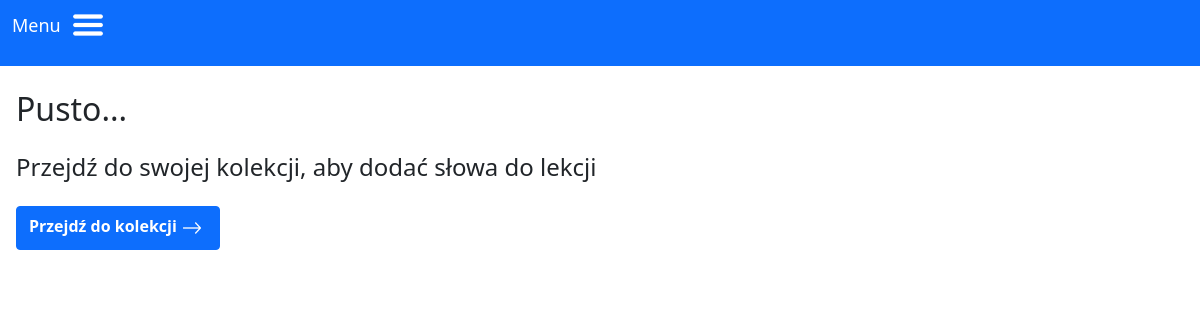
Page /lesson/3 (signed in) on the earlier database version.
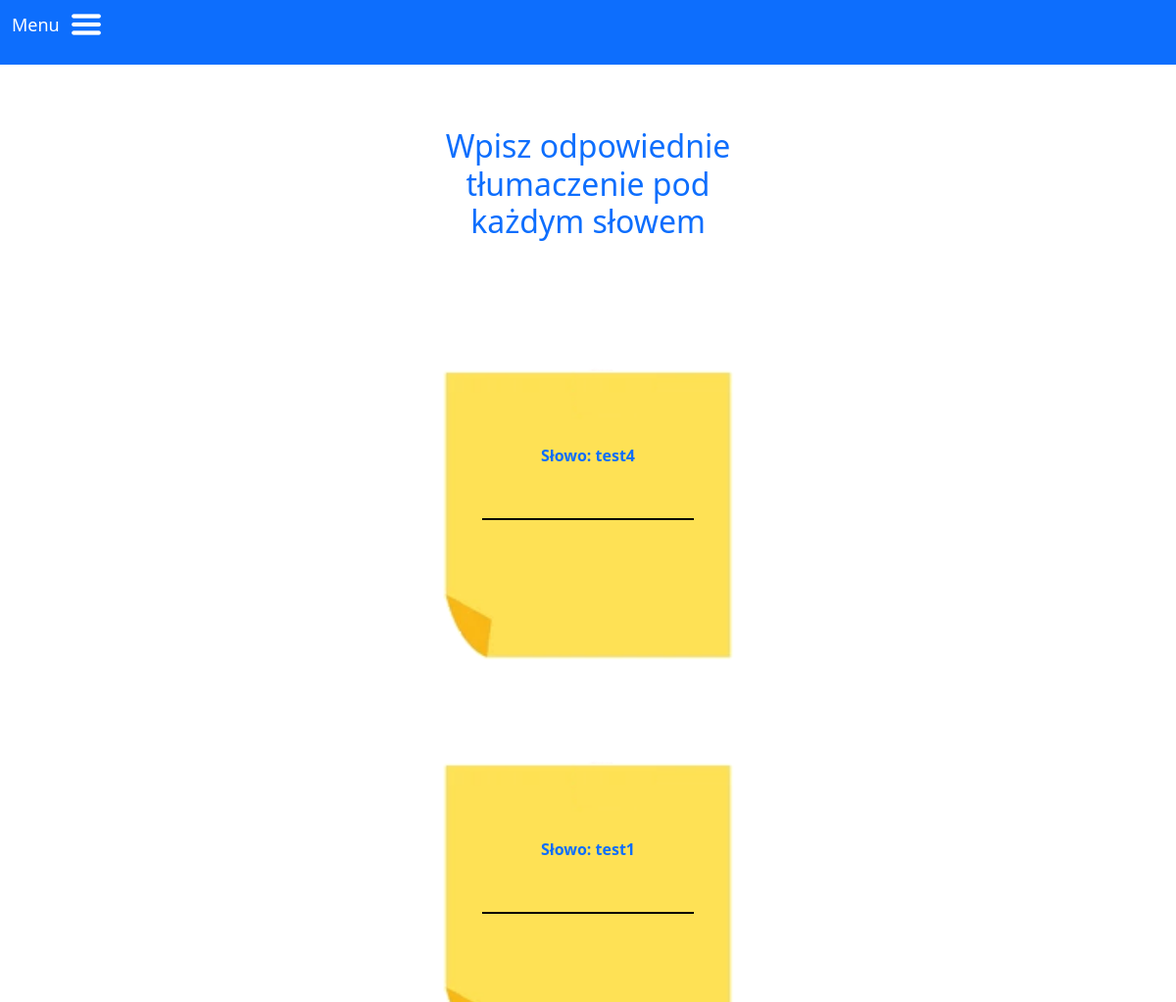
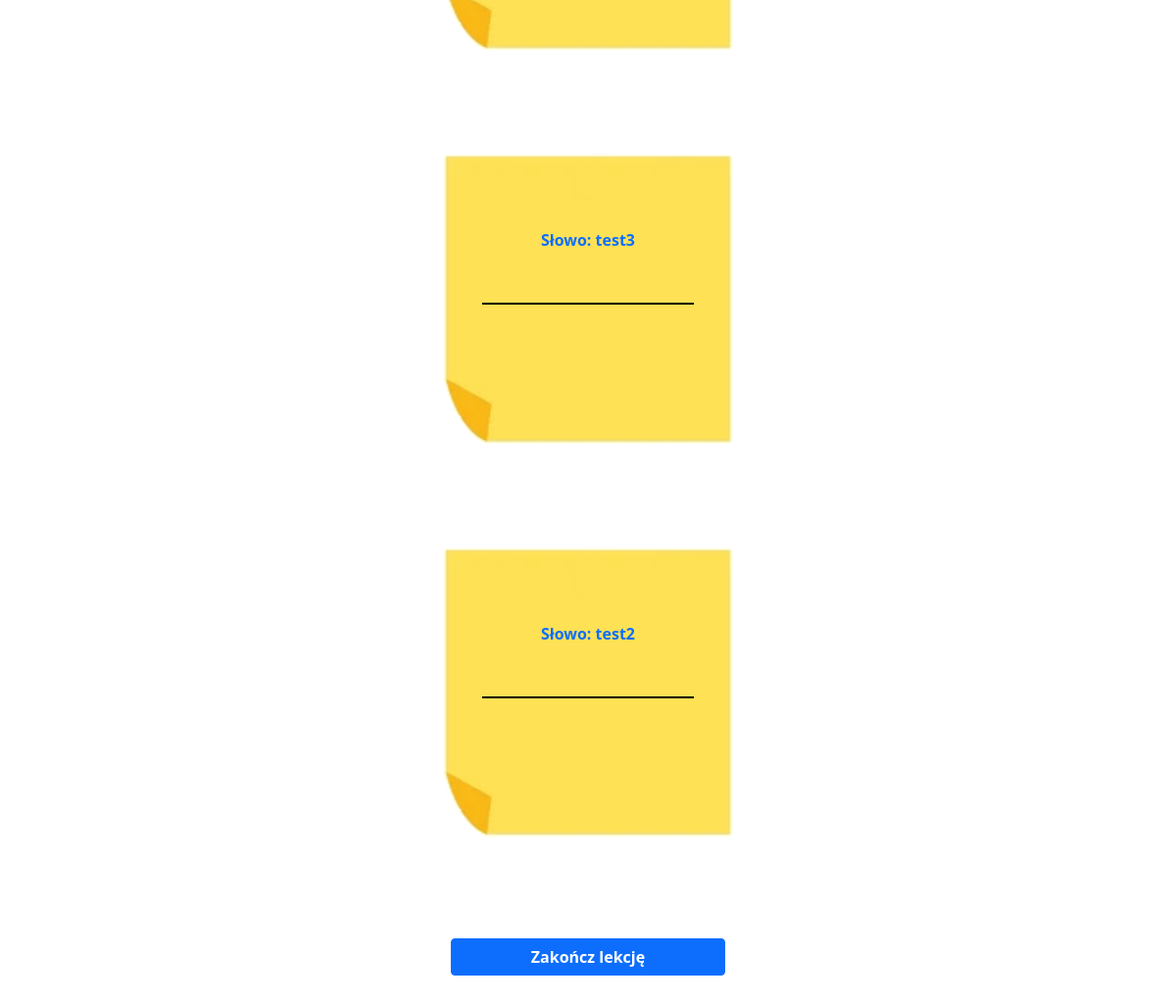
Same page on the later database version (2 pictures, top to bottom).
### swbo/models.py (models this page shows)
class cards(db.Model):
    id = db.Column("id", db.Integer, primary_key=True)
    word = db.Column(db.String(60))
    translation = db.Column(db.String(60))
    group_id = db.Column(db.Integer, db.ForeignKey("groups.id"))

### swbo/practice/routes.py (the view, shortened to what this page needs)
@practice.route("/lesson/<group_id>", methods=["GET", "POST"])
def lesson_page(group_id):
    if "logged_in" not in session:
        return redirect(url_for("user.login_page"))
    group = groups.query.filter_by(id=group_id).first()
    if not group:
        return redirect(url_for("practice.practice_page"))
    login_in_session = session["login"]
    user_id = users.query.filter_by(login=login_in_session).first().id
    owner = group.user_id
    if user_id != owner:
        return redirect(url_for("practice.practice_page"))
    cards_list = cards.query.filter_by(group_id=group_id).all()
    if("results" not in session):
        results = ''
        cards_list = shuffle_list(cards_list)
        answers = ''
    else:
        results = session["results"]
        answers = session["answers"]
        session.pop("results")          # so it will display only this one time
        session.pop("answers")
    return render_template("lesson.html", cards=cards_list, results=results, answers=answers)

### swbo/practice/utils.py (called while the page is built)
def swapPositions(list, pos1, pos2):
    list[pos1], list[pos2] = list[pos2], list[pos1]
    return list

def shuffle_list(list):
    for j in range(3):
        for i in range(len(list)):
            randomNumber = rand.randint(0, len(list) - 1)
            list = swapPositions(list, i, randomNumber)
    return list

### swbo/templates/lesson.html (shortened to what this page needs)
{% extends "base.html" %}
{% block content %}
<div class="lesson">
{% if cards %}
    <h2 class="mx-auto my-5 w-25 text-center text-primary">Wpisz odpowiednie tłumaczenie pod każdym słowem</h2>
    {% if not results %}
    <div class=" position-relative">
        <form action="#" method="post" class="d-flex align-items-center flex-column w-100 position-relative">
            {% for card in cards %}
                <div class="position-relative card-wrapper">
                  <img src="{{url_for('static', filename='images/sticky_notes1.png')}}" class="w-100"/>
                  <div class="position-relative text-center card-text">
                    <p class="text-primary">Słowo: {{card.word}}</p>
                    <input type="text" class="form-control transparent-input w-50 text-center" id="card-{{card.id}}" name="answer{{card.id}}"/>
                  </div>
                </div>
            {% endfor %}
            <button type="submit" class="btn btn-primary submit-btn">Zakończ lekcję</button>
        </form>
    </div>
    {% endif %}
  {% else %}
         <h2 class="py-2">Pusto...</h2>
         <h4 class="py-2">Przejdź do swojej kolekcji, aby dodać słowa do lekcji</h4>
         <a href="/cards_collection" class="btn btn-primary mt-10 rounded-0 rounded-bottom rounded-top my-2">Przejdź do kolekcji<img src="{{url_for('static', filename='images/arrow.png')}}" class="mw-100"/></a>
  {% endif %}
</div>
{% endblock %}

Differences in the rows shown:
added cards: word "test4"
added cards: word "test1"
added cards: word "test3"
added cards: word "test2"
Other differences:
text no longer shown: "Pusto... Przejdź do swojej kolekcji, aby dodać słowa do lekcji Przejdź do kolekcji"
text now shown: "Wpisz odpowiednie tłumaczenie pod każdym słowem Zakończ lekcję"
